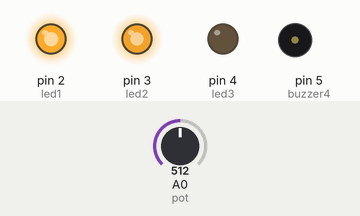
Simulated run of this sketch. Board: Arduino Uno, built with avr-gcc and run on an emulated ATmega328P. Parts: output pins drawn as LEDs (lit = HIGH), buzzer (waves = sounding). Inputs (shaded band) come from the test bench; at power-on: A0 (pot) = 512.

Above: at 1.2 s.
1.3 s: A0 (pot) set to 482
At 2.0 s:
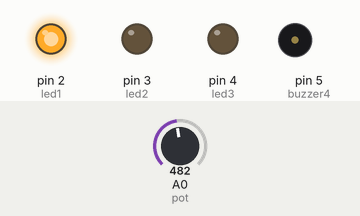
2.8 s: A0 (pot) set to 760
At 3.6 s:
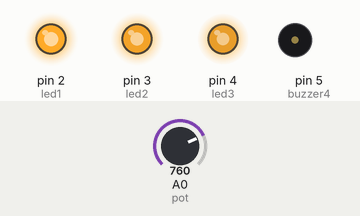
4.3 s: A0 (pot) set to 737
At 5.5 s:
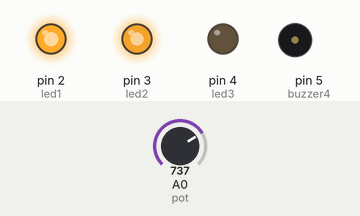
5.8 s: A0 (pot) set to 1010
At 7.0 s:
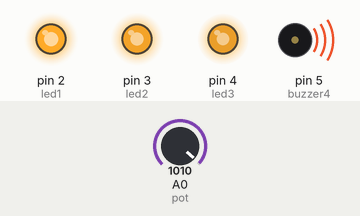
7.3 s: A0 (pot) set to 987
At 7.8 s:
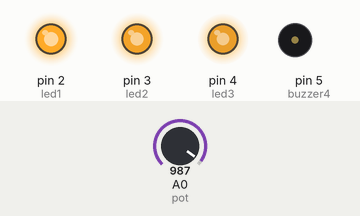
Timing chart, 0 to 9.8 s (numbered marks = the images above; inputs shaded):
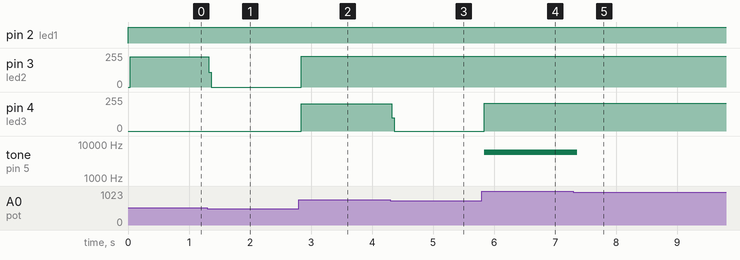

The sketch:

LED_POT.ino
```cpp
int led1 = 2; //2.digital pini led1 değişkenine atadık

int led2 = 3; //3.digital pini led2 değişkenine atadık

int led3 = 4; //4.digital pini led3 değişkenine atadık

int buzzer4 = 5; //5.digital pini buzzer4 değişkenine atadık

int pot = A0; //A0 analog pini pot değişkenine atadık

int potdeger; //Kodlarımız içerisinde kullanacağımız potdeger değişkenini oluşturduk

void setup() {

pinMode(led1, OUTPUT); //led1 i çıkış olarak ayarladık

pinMode(led2, OUTPUT); //led2 yi çıkış olarak ayarladık

pinMode(led3, OUTPUT); //led3 ü çıkış olarak ayarladık

pinMode(buzzer4, OUTPUT); //led4 i çıkış olarak ayarladık

pinMode(pot, INPUT); //pot u giriş olarak ayarladık

}

void loop() {

potdeger= analogRead(pot); //pot değişkenine atadağımız A0 pinini dinliyoruz ve değerini potdeger değişkenine atıyoruz

if (potdeger<250){ //potdeger 250 den küçükse hiçbir ledi yakma

digitalWrite(led1, LOW);

digitalWrite(led2, LOW);

digitalWrite(led3, LOW);

digitalWrite(buzzer4, LOW);

}

if (potdeger>250){ //potdeger 250 den büyükse sadece led1 i yak

digitalWrite(led1, HIGH);

digitalWrite(led2, LOW);

digitalWrite(led3, LOW);

digitalWrite(buzzer4, LOW);

}

if (potdeger>500){ //potdeger 500 den büyükse led1 i ve led2 yi yak

digitalWrite(led1, HIGH);

digitalWrite(led2, HIGH);

digitalWrite(led3, LOW);

digitalWrite(buzzer4, LOW);

}

if (potdeger>750){ //potdeger 750 den büyükse led1 i, led2 yi ve led3 ü yak

digitalWrite(led1, HIGH);

digitalWrite(led2, HIGH);

digitalWrite(led3, HIGH);

digitalWrite(buzzer4, LOW);

}

if (potdeger>1000){ //potdeger 1000 den büyükse tüm ledleri yak ve buzzer çalışsın

digitalWrite(led1, HIGH);

digitalWrite(led2, HIGH);

digitalWrite(led3, HIGH);

digitalWrite(buzzer4, HIGH);

}

}

// Dol Academy eğitim içeriğinden de ulaşabilirisiniz...
```

Measured:
- the behaviour switches between 501 and 500 on A0 (pot) (found by bisection; images 0 and 1)
- the behaviour switches between 751 and 750 on A0 (pot) (found by bisection; images 2 and 3)
- the behaviour switches between 1001 and 1000 on A0 (pot) (found by bisection; images 4 and 5)
- after the input at 1.3 s, pin 3 (led2): 226/255 → 0/255 at once
- after the input at 2.8 s, pin 3 (led2): 0/255 → 229/255 at once; pin 4 (led3): 0/255 → 204/255 at once
- after the input at 4.3 s, pin 4 (led3): 204/255 → 0/255 at once
- after the input at 5.8 s, pin 4 (led3): 0/255 → 208/255 at once; tone on pin 5 (buzzer4): silent → 5796 Hz at once
- after the input at 7.3 s, tone on pin 5 (buzzer4): 5796 Hz → silent after 0.06 s
